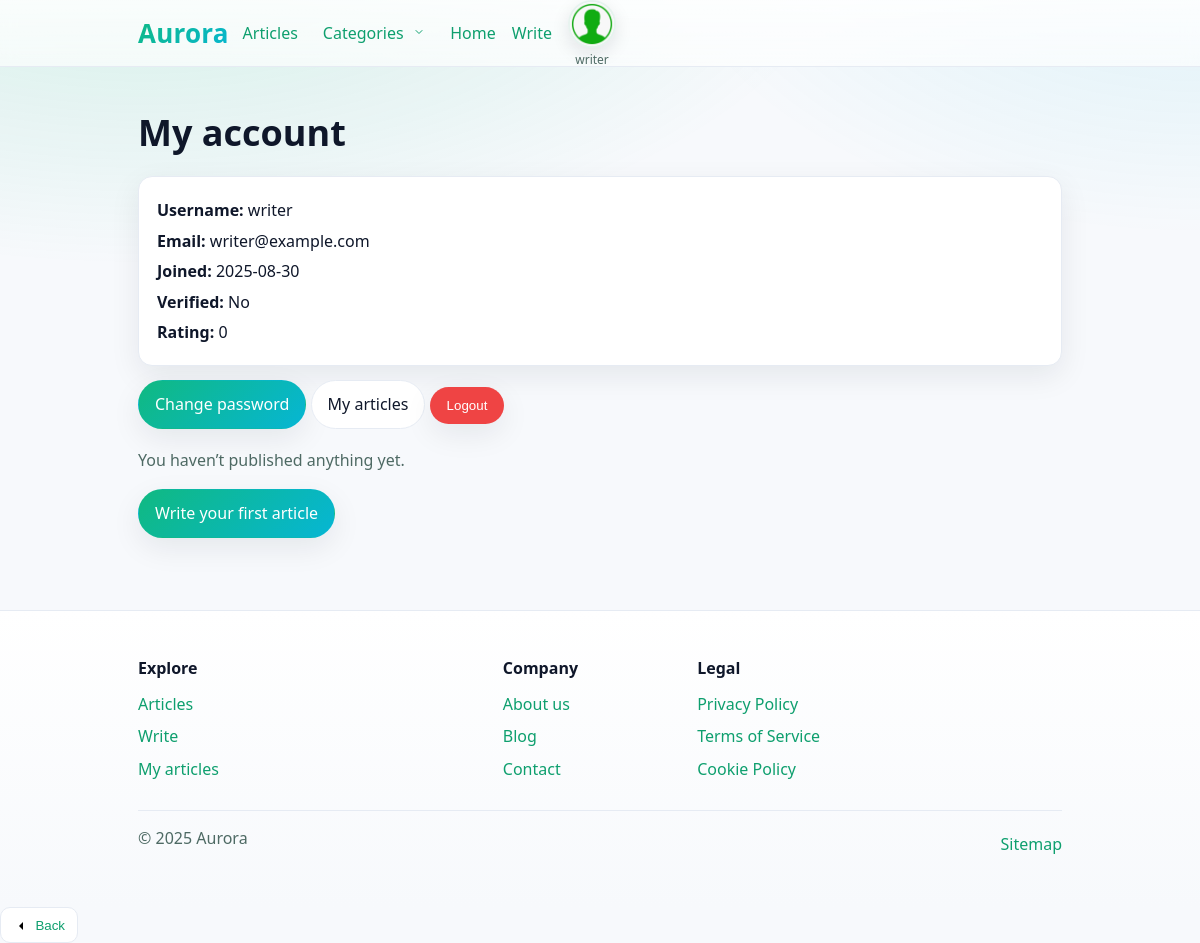
Screenshot of /users/account/ (signed in) with the database file from the repository.
### users/models.py (models this page shows, shortened)
class User(AbstractUser):
    avatar = models.ImageField(
        upload_to="avatars/", blank=True, null=True
    )
    bio = models.TextField(blank=True)
    rating = models.IntegerField(default=0)
    is_verified = models.BooleanField(default=False)

### users/views.py (the view)
# urls.py: path("account/", account_view, name="account"),
@login_required
def account_view(request):
    return render(request, "users/account.html")

### category/context_processors.py (called while the page is built)
def nav_categories(request):
    items = (
        Category.objects.annotate(article_count=Count("articles"))
        .order_by("-article_count", "name")[:12]
    )
    return {"nav_categories": items}

### templates/users/account.html (shortened to what this page needs)
{% extends "base.html" %}
{% block content %}
<section class="section">
  <div class="container">
    <h1 class="page-title">My account</h1>
    <div class="card" style="display:flex;gap:24px;align-items:flex-start">
      <ul class="m0" style="list-style:none;padding:0;line-height:1.9">
        <li><strong>Username:</strong> {{ request.user.username }}</li>
        <li><strong>Email:</strong> {{ request.user.email|default:"—" }}</li>
        <li><strong>Joined:</strong> {{ request.user.date_joined|date:"Y-m-d" }}</li>
        <li><strong>Verified:</strong> {{ request.user.is_verified|yesno:"Yes,No" }}</li>
        <li><strong>Rating:</strong> {{ request.user.rating }}</li>
      </ul>
    </div>
    <div class="account-actions" style="margin-top:14px">
      {% if request.user.has_usable_password %}
        <a class="cta" href="{% url 'account_change_password' %}">Change password</a>
      {% else %}
        <a class="cta" href="{% url 'account_set_password' %}">Set a password</a>
      {% endif %}
      <a class="cta secondary" href="{% url 'articles:index' %}?author={{ request.user.pk }}">
        My articles
      </a>
      <form action="{% url 'account_logout' %}" method="post" style="display:inline">
        <button type="submit" class="cta danger">Logout</button>
      </form>
    </div>
    {% if my_articles %}
      <h2 class="mt">My articles</h2>
      <div class="card-grid">
        {% for a in my_articles %}
          <article class="card">
            <h3 class="m0" style="font-size:1.05rem">
              <a href="{% url 'articles:detail' a.pk %}">{{ a.title }}</a>
            </h3>
            <p class="muted m0">Created: {{ a.created_at|date:"Y-m-d" }}</p>
            <div class="account-actions" style="margin-top:10px">
              <a class="btn-link" href="{% url 'articles:detail' a.pk %}">Open</a>
              {% if request.user == a.author or request.user.is_staff %}
                <a class="btn-link" href="{% url 'articles:update' a.pk %}">Edit</a>
                <a class="btn-link" href="{% url 'articles:delete' a.pk %}">Delete</a>
              {% endif %}
            </div>
          </article>
        {% endfor %}
      </div>
    {% else %}
      <p class="muted mt">You haven’t published anything yet.</p>
      <a class="cta" href="{% url 'articles:create' %}">Write your first article</a>
    {% endif %}
  </div>
</section>
{% endblock %}

### templates/base.html (shortened to what this page needs)
{% load static socialaccount %}
<!doctype html>
<html lang="en">
<head>
  <link rel="stylesheet" href="{% static 'style.css' %}?v=24">
</head>
<body>
<header class="site-header">
  <nav class="nav container" aria-label="Site">
    <button id="navBack" class="btn-link" type="button" aria-label="Go back" rel="prev" hidden
            data-fallback="{% url 'articles:index' %}">
      <svg aria-hidden="true" width="16" height="16" viewBox="0 0 24 24"><path d="M15 18l-6-6 6-6"/></svg>
      <span class="label">Back</span>
    </button>
    <a class="brand" href="{% url 'articles:index' %}" aria-label="Aurora — home">Aurora</a>
    <div class="nav-right">
      <ul id="primaryNav" class="nav-list" role="menu">
        <li class="nav-item"><a class="nav-link" href="{% url 'articles:index' %}" role="menuitem">Articles</a></li>
        <li class="nav-item nav-categories">
          <button class="nav-link" id="categoriesBtn" type="button"
                  aria-haspopup="true" aria-expanded="false" aria-controls="categoriesPanel">
            Categories
            <svg class="chevron" width="12" height="12" viewBox="0 0 24 24" aria-hidden="true">
              <path d="M6 9l6 6 6-6" fill="none" stroke="currentColor" stroke-width="2"
                    stroke-linecap="round" stroke-linejoin="round"/>
            </svg>
          </button>
        </li>
        <li class="nav-item"><a class="nav-link" href="{% url 'home' %}">Home</a></li>
        {% if request.user.is_authenticated %}
          <li class="nav-item"><a class="nav-link" href="{% url 'articles:create' %}">Write</a></li>
        {% endif %}
        {% if request.user.is_authenticated %}
          <li class="nav-item nav-avatar" id="navAvatar">
            <div class="avatar-trigger">
              <button class="avatar-btn" id="avatarBtn" type="button"
                      aria-haspopup="true" aria-expanded="false" aria-controls="avatarPanel"
                      title="{{ request.user.get_full_name|default:request.user.username }}">
                {% if request.user.avatar %}
                  <img src="{{ request.user.avatar.url }}" alt="{{ request.user.username }}">
                {% else %}
                  <img src="{% static 'img/avatar-default.png' %}" alt="{{ request.user.username }}">
                {% endif %}
              </button>
              <span class="avatar-caption"
                    title="{{ request.user.get_full_name|default:request.user.username }}">
                {{ request.user.get_full_name|default:request.user.username|truncatechars:18 }}
              </span>
            </div>
          </li>
        {% endif %}
      </ul>
    </div>
  </nav>
</header>
<main>
  {% block content %}{% endblock %}
</main>
<footer class="site-footer">
  <div class="container">
    <div class="footer-grid">
      <div class="footer-col">
        <p class="footer-title">Explore</p>
        <a class="footer-link" href="{% url 'articles:index' %}">Articles</a>
        <a class="footer-link" href="{% url 'articles:create' %}">Write</a>
        {% if request.user.is_authenticated %}
          <a class="footer-link" href="{% url 'articles:index' %}?author=me">My articles</a>
        {% else %}
          <a class="footer-link" href="{% url 'account_login' %}">Login</a>
        {% endif %}
      </div>
      <div class="footer-col">
        <p class="footer-title">Company</p>
        <a class="footer-link" href="{% url 'pages:about' %}">About us</a>
        <a class="footer-link" href="{% url 'pages:blog' %}">Blog</a>
        <a class="footer-link" href="{% url 'pages:contact' %}">Contact</a>
      </div>
      <div class="footer-col">
        <p class="footer-title">Legal</p>
        <a class="footer-link" href="{% url 'pages:privacy' %}">Privacy Policy</a>
        <a class="footer-link" href="{% url 'pages:terms' %}">Terms of Service</a>
        <a class="footer-link" href="{% url 'pages:cookies' %}">Cookie Policy</a>
      </div>
    </div>
    <div class="footer-bottom">
      <span class="footer-text">© {% now "Y" %} Aurora</span>
      <a class="footer-link inline" href="{% url 'pages:sitemap' %}">Sitemap</a>
    </div>
  </div>
</footer>
</body>
</html>

### rows the page displays
User: user.get_full_name "writer", user.username "writer", user.email "writer@example.com", user.date_joined "2025-08-30", user.is_verified "No", user.rating "0"
